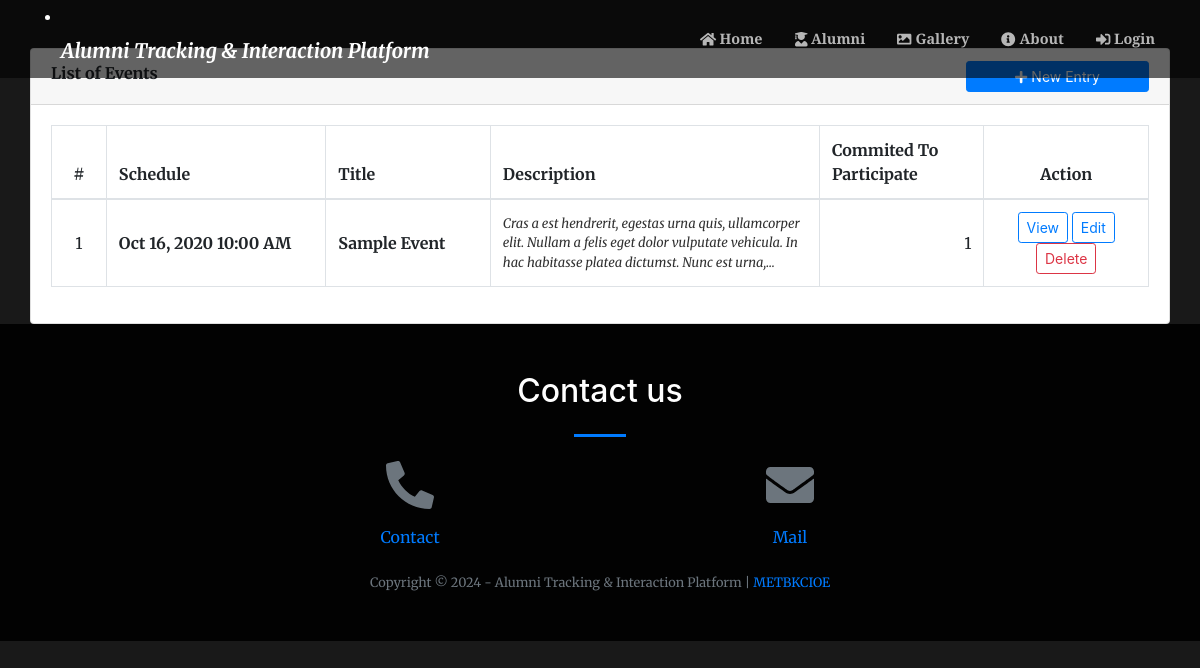
Page /index.php?page=events on the committed database.
### tables this page shows
CREATE TABLE `events` (
  `id` int(30) NOT NULL,
  `title` varchar(250) NOT NULL,
  `content` text NOT NULL,
  `schedule` datetime NOT NULL,
  `banner` text NOT NULL,
  `date_created` datetime NOT NULL DEFAULT current_timestamp()
);

### admin/events.php (the view, shortened to what this page needs)
<?php include('db_connect.php');?>
<div class="container-fluid">
	<div class="col-lg-12">
		<div class="row">
			<div class="col-md-12">
				<div class="card">
					<div class="card-header">
						<b>List of Events</b>
						<span class="float:right"><a class="btn btn-primary btn-block btn-sm col-sm-2 float-right" href="index.php?page=manage_event" id="new_event">
					<i class="fa fa-plus"></i> New Entry
				</a></span>
					</div>
					<div class="card-body">
						<table class="table table-condensed table-bordered table-hover">
							<colgroup>
								<col width="5%">
								<col width="20%">
								<col width="15%">
								<col width="30%">
								<col width="15%">
								<col width="15%">
							</colgroup>
							<thead>
								<tr>
									<th class="text-center">#</th>
									<th class="">Schedule</th>
									<th class="">Title</th>
									<th class="">Description</th>
									<th class="">Commited To Participate</th>
									<th class="text-center">Action</th>
								</tr>
							</thead>
							<tbody>
								<?php
								$i = 1;
								$events = $conn->query("SELECT * FROM events order by unix_timestamp(schedule) desc ");
								while($row=$events->fetch_assoc()):
									$trans = get_html_translation_table(HTML_ENTITIES,ENT_QUOTES);
									unset($trans["\""], $trans["<"], $trans[">"], $trans["<h2"]);
									$desc = strtr(html_entity_decode($row['content']),$trans);
									$desc=str_replace(array("<li>","</li>"), array("",","), $desc);
									$commits = $conn->query("SELECT * FROM event_commits where event_id =".$row['id'])->num_rows;
								?>
								<tr>
									<td class="text-center"><?php echo $i++ ?></td>
									<td class="">
										 <p> <b><?php echo date("M d, Y h:i A",strtotime($row['schedule'])) ?></b></p>
									</td>
									<td class="">
										 <p> <b><?php echo ucwords($row['title']) ?></b></p>
									</td>
									<td>
										 <p class="truncate"><?php echo strip_tags($desc) ?></p>
									</td>
									<td>
										 <p class="text-right"><?php echo $commits ?></p>
									</td>
									<td class="text-center">
										<button class="btn btn-sm btn-outline-primary view_event" type="button" data-id="<?php echo $row['id'] ?>" >View</button>
										<button class="btn btn-sm btn-outline-primary edit_event" type="button" data-id="<?php echo $row['id'] ?>" >Edit</button>
										<button class="btn btn-sm btn-outline-danger delete_event" type="button" data-id="<?php echo $row['id'] ?>">Delete</button>
									</td>
								</tr>
								<?php endwhile; ?>
							</tbody>
						</table>
					</div>
				</div>
			</div>
		</div>
	</div>
</div>

### admin/events.php (style rules this page uses)
td { vertical-align: middle !important; }
td p { margin: unset }

### rows in the picture
events: schedule "Oct 16, 2020 10:00 AM", title "Sample Event", content "Cras a est hendrerit, egestas urna quis, ullamcorper elit. Nullam a felis eget dolor vulputate vehicula. In hac habitasse platea dictumst. Nunc est…", commits "1"

### other values in the picture
$_SESSION['system']['name'] "Alumni Tracking & Interaction Platform"
